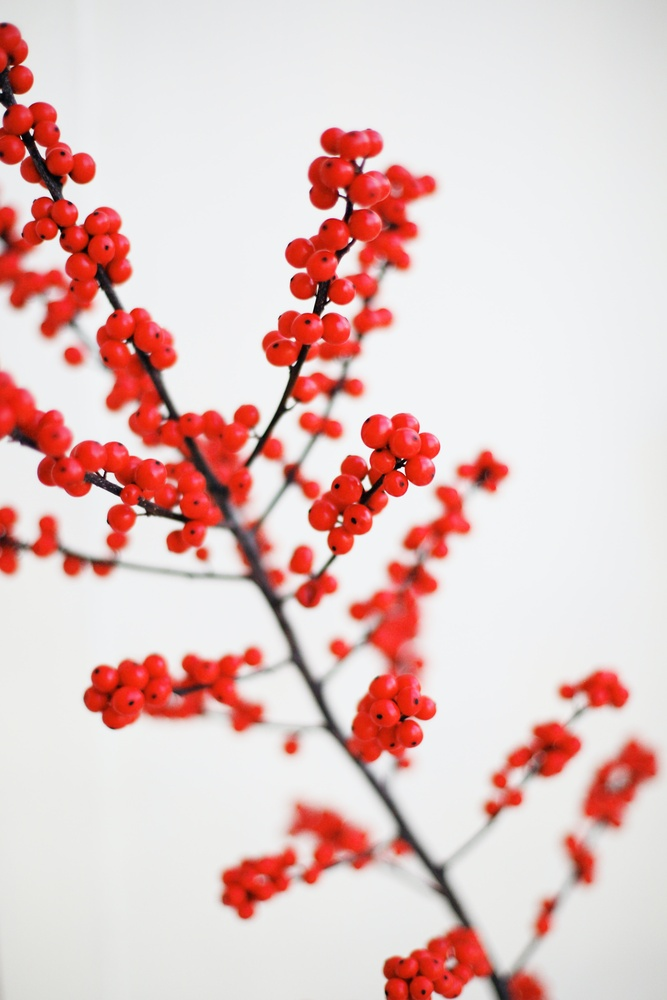
#> input picture 2.jpeg, 667 x 1000 px, shrunk from 2760 x 4140 before the run
$ python main.py
#> lines starting #> are read from the running program, lines starting #| are printed output that depends on the picture; after the words box and inside, x2 and y2 are one past the last pixel; in counts of white or black regions, pixels touching at a corner belong together
#> further down, frame is the input picture: shape (1000, 667, 3); mean B, G, R 194.9, 197.2, 227.6
#> `hsv = cv2.cvtColor(frame, cv2.COLOR_BGR2HSV)`: hsv: shape (1000, 667, 3); mean H, S, V 61.5, 43.1, 228.8
import cv2


def try_one(frame):
    # Tentukan rentang warna merah dalam format HSV
    # Option 1
    lower_red = cv2.inRange(hsv, (0, 50, 20), (5, 255, 255))
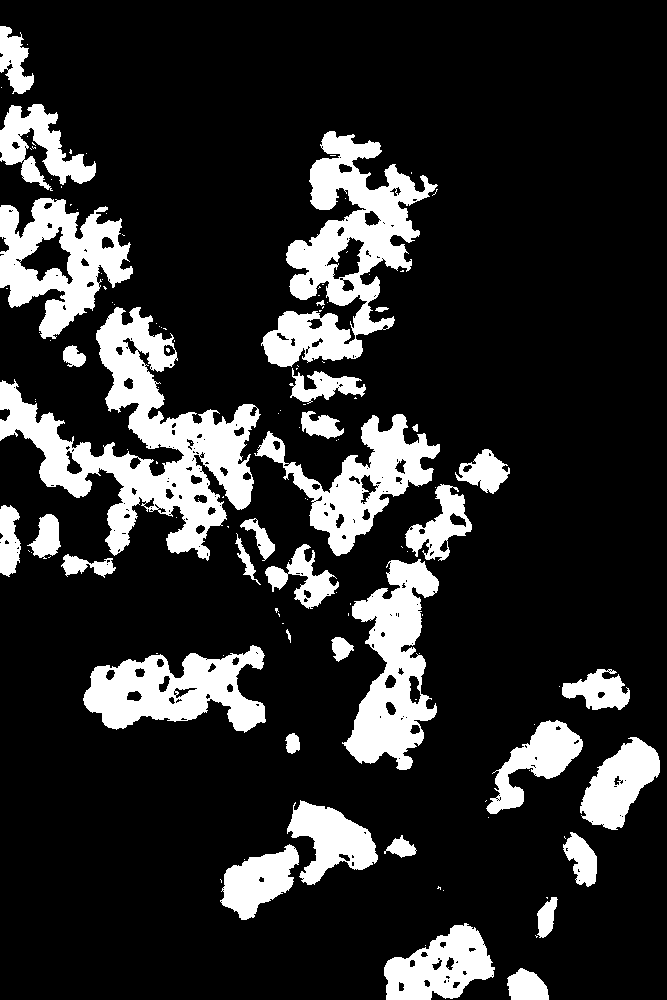
#> lower_red: shape (1000, 667); 17.7% white; 129 white regions (94 under 20 px), largest, box (x1, y1, x2, y2) and area: (0, 307, 261, 561) 22089, (261, 131, 438, 367) 15982, (342, 559, 439, 770) 10364
    upper_red = cv2.inRange(hsv, (175, 50, 20), (180, 255, 255))
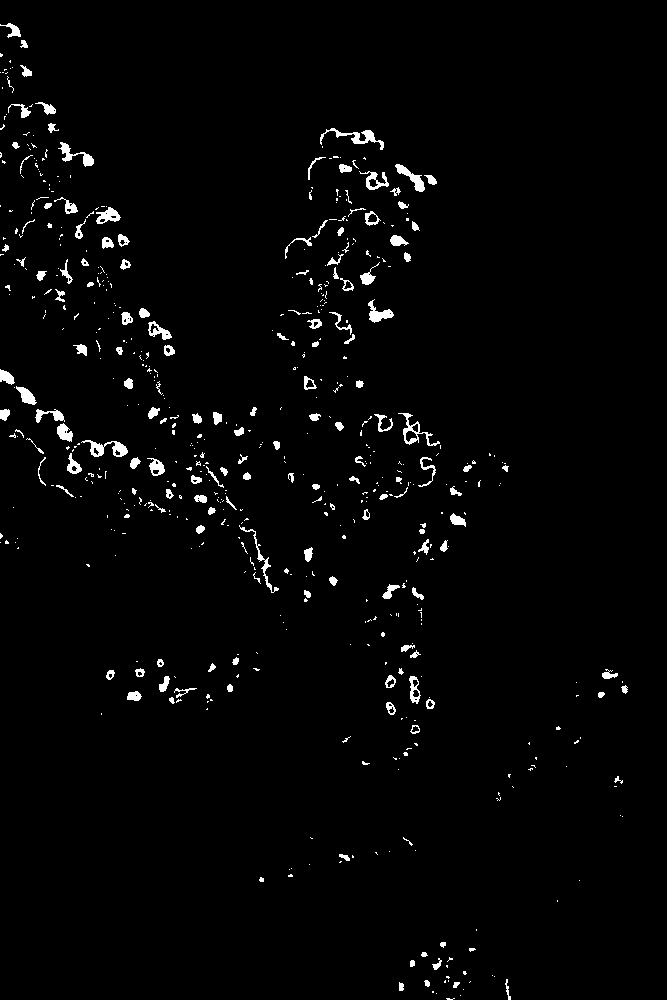
#> upper_red: shape (1000, 667); 2.1% white; 590 white regions (433 under 20 px), largest, box (x1, y1, x2, y2) and area: (320, 128, 384, 150) 362, (81, 440, 128, 457) 348, (398, 413, 440, 446) 299
    # Option 2
    # lower_red = cv2.inRange(hsv, (0, 100, 100), (10, 255, 255))
    # upper_red = cv2.inRange(hsv, (160, 100, 100), (180, 255, 255))
    # Option 3
    # lower_red = cv2.inRange(hsv, (0, 100, 100), (10, 255, 255))
    # upper_red = cv2.inRange(hsv, (160, 100, 100), (179, 255, 255))

    # Buat mask yang hanya mempertahankan warna merah
    mask = cv2.bitwise_or(lower_red, upper_red)
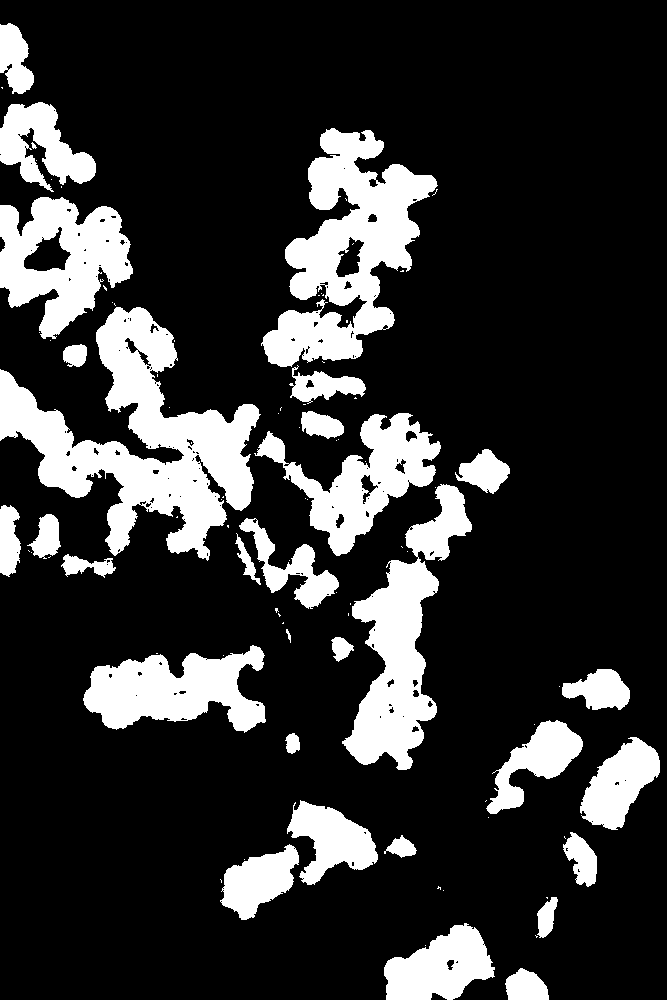
#> mask: shape (1000, 667); 19.7% white; 94 white regions (63 under 20 px)

    # Temukan kontur objek dalam mask
    contours, _ = cv2.findContours(mask, cv2.RETR_EXTERNAL, cv2.CHAIN_APPROX_SIMPLE)
#> contours = 92 contours, 63 with area under 20; largest, box (x1, y1, x2, y2) and area: (0, 307, 261, 561) 25402, (261, 128, 438, 367) 19222, (342, 484, 472, 770) 13581, (0, 197, 133, 339) 11718, (254, 413, 441, 556) 9682
    contours = sorted(contours, key=cv2.contourArea, reverse=True)

    # Gambar kotak pada setiap konturnya
    for contour in contours:
        x, y, w, h = cv2.boundingRect(contour)
        cv2.rectangle(frame, (x, y), (x + w, y + h), (0, 255, 0), 5)
#> this loop made 92 passes
#> (x, y, w, h) on passes 1 to 12: (0, 307, 261, 254), (261, 128, 177, 239), (342, 484, 130, 286), (0, 197, 133, 142), (254, 413, 187, 143), (83, 645, 183, 88), (384, 923, 111, 77), (0, 102, 96, 90), (580, 737, 80, 93), (287, 800, 91, 85), (486, 720, 97, 94), (220, 844, 79, 76)
#> (contour, x, y, w, h) on passes 36, 37, 39, 41, 42, 43: ([[346, 320], [346, 322], [347, 322], [347, 320]], 346, 320, 2, 3), ([[227, 525], [227, 526], [228, 527], [228, 525]], 227, 525, 2, 3), ([[355, 397], [354, 398], [356, 398]], 354, 397, 3, 2), ([[546, 897], [547, 898], [547, 897]], 546, 897, 2, 2), ([[283, 622], [282, 623], [283, 623]], 282, 622, 2, 2), ([[177, 516], [176, 517], [177, 517]], 176, 516, 2, 2)
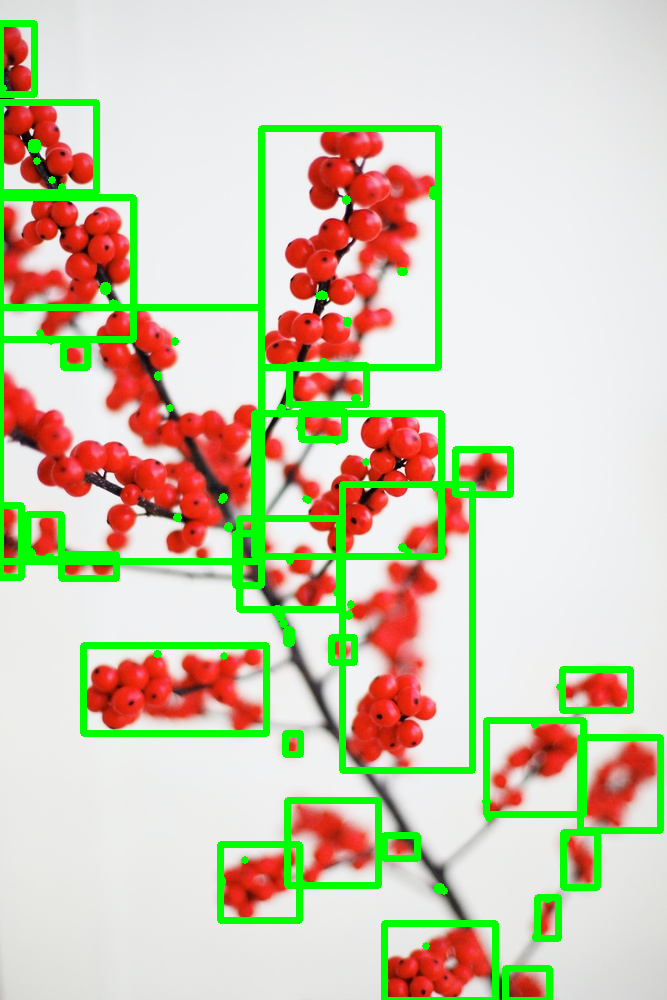
#> frame: shape (1000, 667, 3); 9.18% of pixels changed, all inside (x1, y1, x2, y2) = (0, 20, 664, 1000)


################################################################

# Inisialisasi image
frame = cv2.imread("./2.jpeg")

# Konversi frame ke format HSV
hsv = cv2.cvtColor(frame, cv2.COLOR_BGR2HSV)

try_one(frame)

# Simpan hasil
cv2.imwrite("./result.jpeg", frame)

# Tampilkan hasil
# cv2.imshow("Color Detection", frame)
# cv2.waitKey(0)
# cv2.destroyAllWindows()

$ run again, with 4.jpeg copied over 2.jpeg
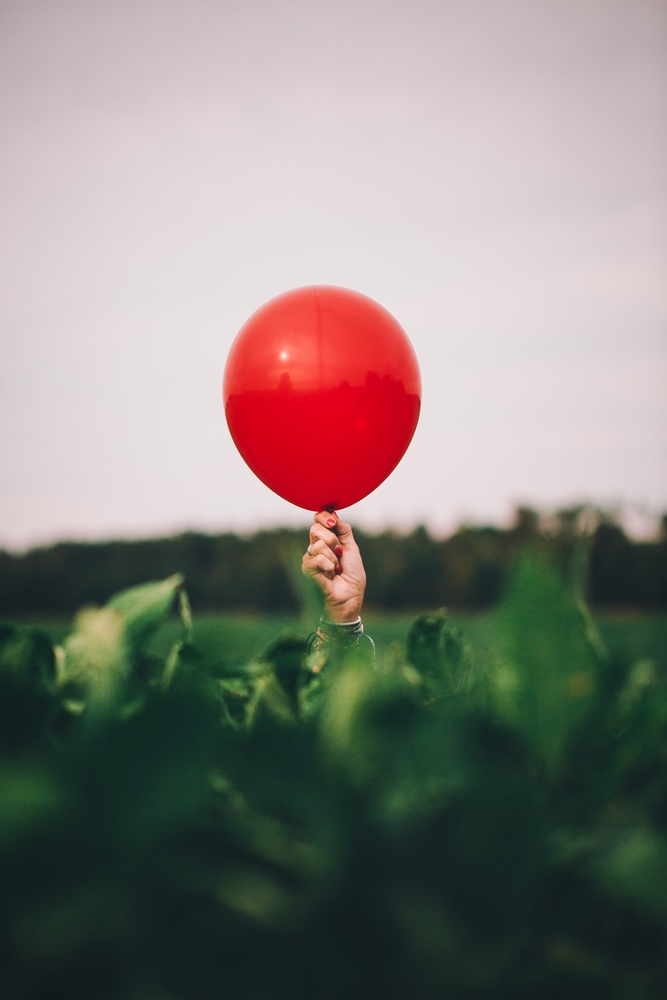
#> input picture 4.jpeg, 667 x 1000 px, shrunk from 3840 x 5760 before the run
#> frame is the input picture: shape (1000, 667, 3); mean B, G, R 122.8, 128.5, 133.6
#> hsv: shape (1000, 667, 3); mean H, S, V 107.3, 69.2, 143.8
#> in try_one, `lower_red = cv2.inRange(hsv, (0, 50, 20), (5, 255, 255))`:
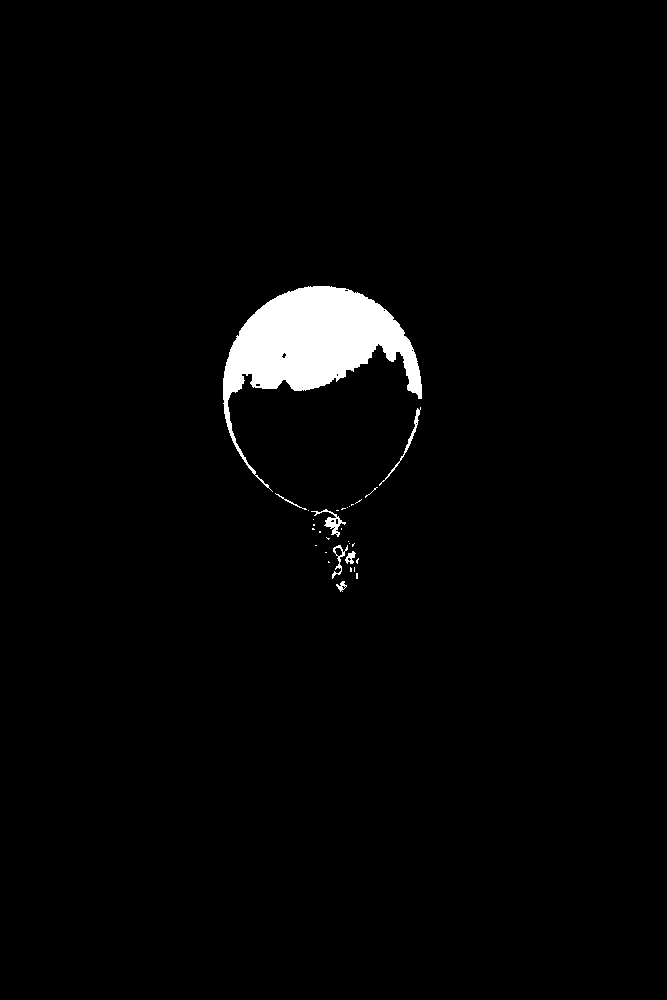
#> lower_red: shape (1000, 667); 2.3% white; 31 white regions (24 under 20 px), largest, box (x1, y1, x2, y2) and area: (223, 286, 422, 492) 14386, (311, 509, 346, 537) 242, (379, 407, 421, 486) 207
#> upper_red: shape (1000, 667); 3% white; 41 white regions (39 under 20 px), largest, box (x1, y1, x2, y2) and area: (228, 344, 422, 514) 20113, (335, 548, 342, 556) 41
#> mask: shape (1000, 667); 5.3% white; 20 white regions (16 under 20 px)
#> contours = 20 contours, 16 with area under 20; largest, box (x1, y1, x2, y2) and area: (223, 285, 422, 537) 34882, (332, 545, 348, 579) 153, (345, 551, 356, 564) 64, (336, 581, 347, 592) 44
#> the loop in try_one, `for contour in contours:` made 20 passes
#> (contour, x, y, w, h) on passes 5, 7, 9, 10, 11, 12: ([[356, 573], [356, 578], [357, 578], [357, 573]], 356, 573, 2, 6), ([[350, 567], [350, 571], [351, 571], [351, 568]], 350, 567, 2, 5), ([[312, 528], [312, 529], [314, 529], [313, 528]], 312, 528, 3, 2), ([[326, 537], [328, 539], [329, 538], [327, 538]], 326, 537, 4, 3), ([[319, 531], [319, 532], [320, 532], [320, 531]], 319, 531, 2, 2), ([[313, 524], [313, 525], [314, 525], [314, 524]], 313, 524, 2, 2)
#> after the loop in try_one, `for contour in contours:`:
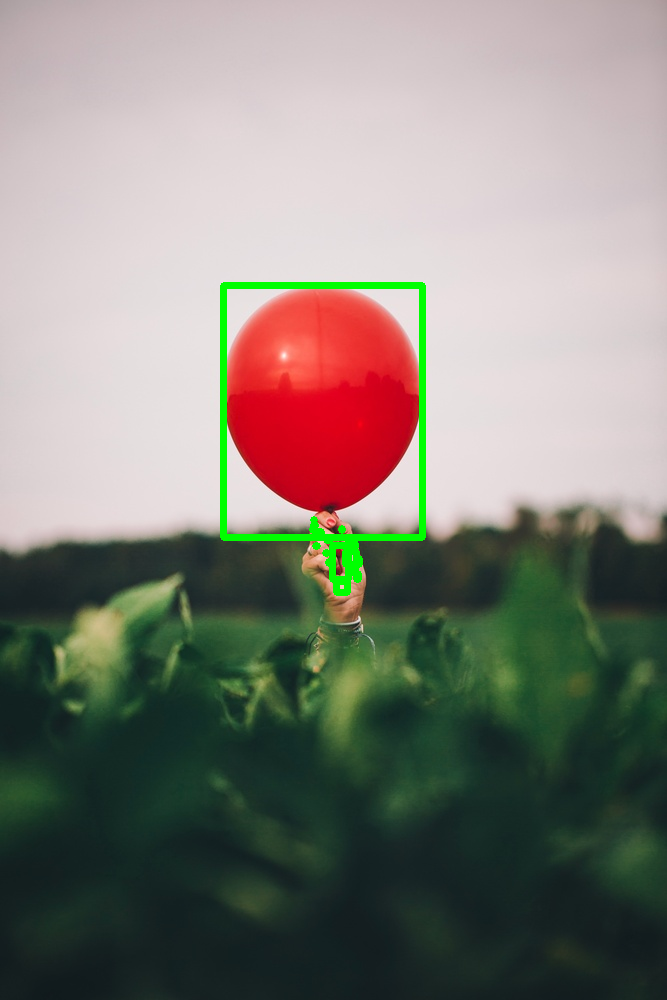
#> frame: shape (1000, 667, 3); 1.19% of pixels changed, all inside (x1, y1, x2, y2) = (220, 282, 426, 596)
